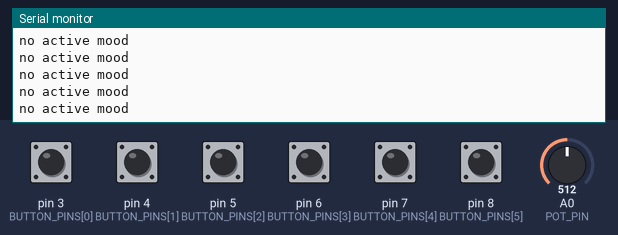
Recording of a sketch running on a simulated Arduino Uno, built with avr-gcc and run on an emulated ATmega328P. On the bench: the last lines printed to the serial monitor. The inputs (shaded band) are chosen by the test bench; at power-on: pin 3 (BUTTON_PINS[0]), pin 4 (BUTTON_PINS[1]), pin 5 (BUTTON_PINS[2]), pin 6 (BUTTON_PINS[3]), pin 7 (BUTTON_PINS[4]), pin 8 (BUTTON_PINS[5]) LOW, A0 (POT_PIN) = 512.

Above: at 1.2 s.
1.3 s: pin 3 (BUTTON_PINS[0]) pulled HIGH for 0.15 s
At 1.51 s:
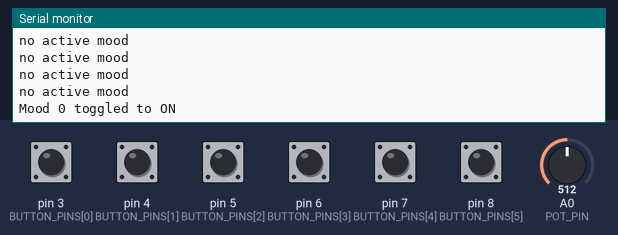
3.0 s: pin 4 (BUTTON_PINS[1]) pulled HIGH for 0.15 s
At 3.42 s:
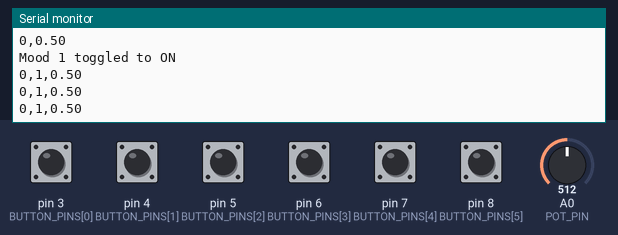
5.2 s: pin 5 (BUTTON_PINS[2]) pulled HIGH for 0.15 s
At 5.64 s:
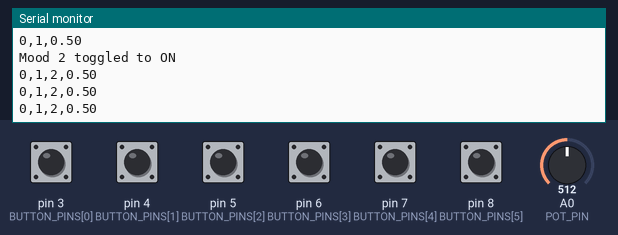
7.4 s: pin 6 (BUTTON_PINS[3]) pulled HIGH for 0.15 s
At 7.86 s:
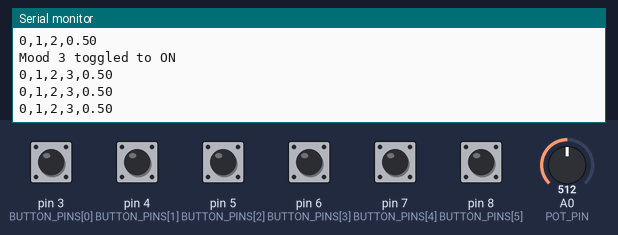
9.6 s: pin 7 (BUTTON_PINS[4]) pulled HIGH for 0.15 s
At 9.97 s:
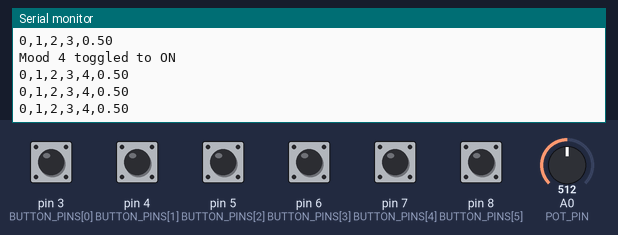
11.7 s: pin 8 (BUTTON_PINS[5]) pulled HIGH for 0.15 s
At 12.09 s:
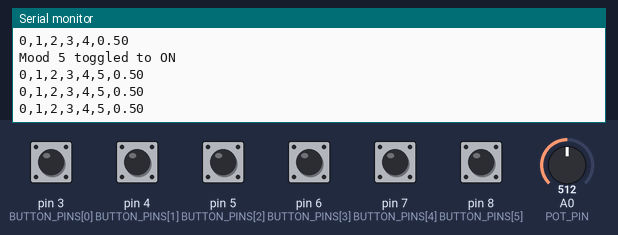
Timing chart, 0 to 14.7 s (numbered marks = the images above; inputs shaded):
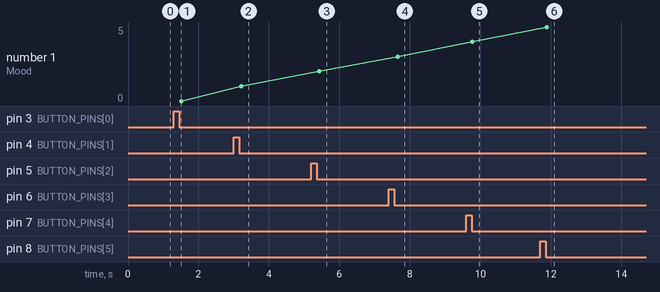

The sketch:

sketch_may22a.ino
```cpp
const int POT_PIN = A0;
const int BUTTON_PINS[6] = {3, 4, 5, 6, 7, 8};

unsigned long buttonPressTime[6] = {0, 0, 0, 0, 0, 0};
bool activeMoods[6] = {false, false, false, false, false, false};
const unsigned long LONG_PRESS_DURATION = 3000;

void setup() {
  for (int i = 0; i < 6; i++) {
    pinMode(BUTTON_PINS[i], INPUT);
  }

  Serial.begin(9600);
}

void loop() {
  float intensity = analogRead(POT_PIN) / 1023.0;

  for (int i = 0; i < 6; i++) {
    if (digitalRead(BUTTON_PINS[i]) == HIGH) {
      if (buttonPressTime[i] == 0) {
        buttonPressTime[i] = millis();
      }

      if (millis() - buttonPressTime[i] > LONG_PRESS_DURATION) {
        for (int j = 0; j < 6; j++) {
          activeMoods[j] = false;
        }
        Serial.println("clearing all moods");
      }
    } else {
      if (buttonPressTime[i] != 0 && millis() - buttonPressTime[i] < LONG_PRESS_DURATION) {
        activeMoods[i] = !activeMoods[i];
        Serial.print("Mood "); Serial.print(i);
        Serial.print(" toggled to ");
        Serial.println(activeMoods[i] ? "ON" : "OFF");
      }
      buttonPressTime[i] = 0;
    }
  }

  bool sent = false;
  for (int i = 0; i < 6; i++) {
    if (activeMoods[i]) {
      Serial.print(i);
      Serial.print(",");
      sent = true;
    }
  }

  if (sent) {
    Serial.println(intensity, 2);
  } else {
    Serial.println("no active mood");
  }

  delay(100);
}
```

Measured:
- after the input at 1.3 s, the serial monitor: prints a new line after 0.20 s (image 1)
- after the input at 3.0 s, the serial monitor: prints a new line after 0.22 s (image 2)
- after the input at 5.2 s, the serial monitor: prints a new line after 0.23 s (image 3)
- after the input at 7.4 s, the serial monitor: prints a new line after 0.25 s (image 4)
- after the input at 9.6 s, the serial monitor: prints a new line after 0.17 s (image 5)
- after the input at 11.7 s, the serial monitor: prints a new line after 0.19 s (image 6)
- plotted number 1: 0 → 1 after the input at 3.0 s, 1 → 2 after the input at 5.2 s, 2 → 3 after the input at 7.4 s, 3 → 4 after the input at 9.6 s, 4 → 5 after the input at 11.7 s
